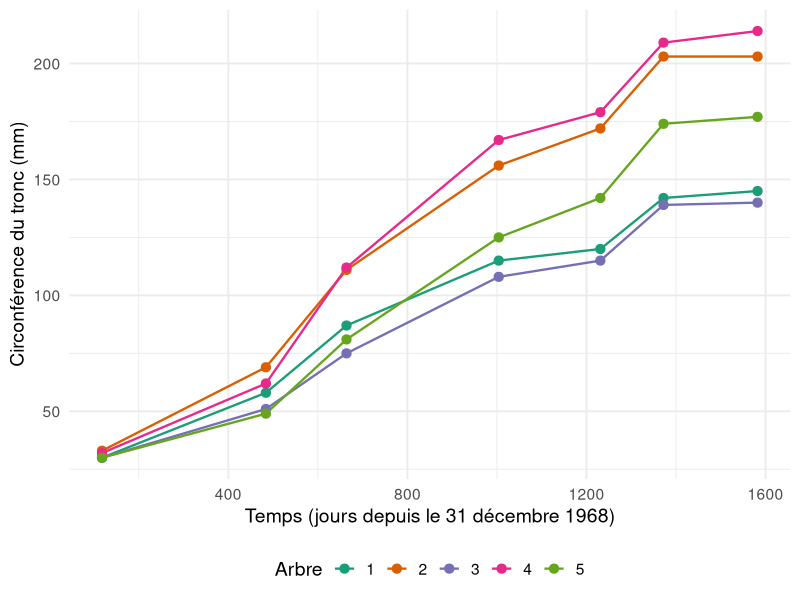

This chart was generated by the following R code:
## ---- chunk 1
#| include: false
library(ggplot2)
library(dplyr)
library(knitr)
arbres <- as_tibble(datasets::Orange) |>
  transmute(arbre = factor(Tree, levels = as.character(1:5), ordered = FALSE),
            temps_j = age, circonf_mm = circumference)
bilan <- arbres |>
  arrange(temps_j) |>
  summarise(debut = first(circonf_mm), fin = last(circonf_mm),
            variation = fin - debut, .by = arbre) |>
  arrange(arbre)
stopifnot(nrow(arbres) == 35L, n_distinct(arbres$arbre) == 5L,
          n_distinct(arbres$temps_j) == 7L, !anyNA(arbres),
          all(count(arbres, arbre)$n == 7L), all(bilan$variation > 0))
figure <- ggplot(arbres, aes(temps_j, circonf_mm, colour = arbre, group = arbre)) +
  geom_line(linewidth = 0.8) + geom_point(size = 2.8) +
  scale_colour_brewer(palette = "Dark2") +
  labs(x = "Temps (jours depuis le 31 décembre 1968)",
       y = "Circonférence du tronc (mm)", colour = "Arbre") +
  theme_minimal(base_size = 14) + theme(legend.position = "bottom")
## ---- chunk 2
#| label: fig-croissance
#| fig-cap: "Circonférences mesurées sur les cinq arbres au cours du suivi."
#| fig-width: 9
#| fig-height: 3.8
#| fig-alt: "Évolution de la circonférence de cinq orangers : chaque arbre est représenté par une couleur et une ligne reliant ses sept mesures."
figure
## ---- chunk 3
#| results: asis
kable(bilan, col.names = c("Arbre", "Première mesure (mm)",
                          "Dernière mesure (mm)", "Variation (mm)"))
